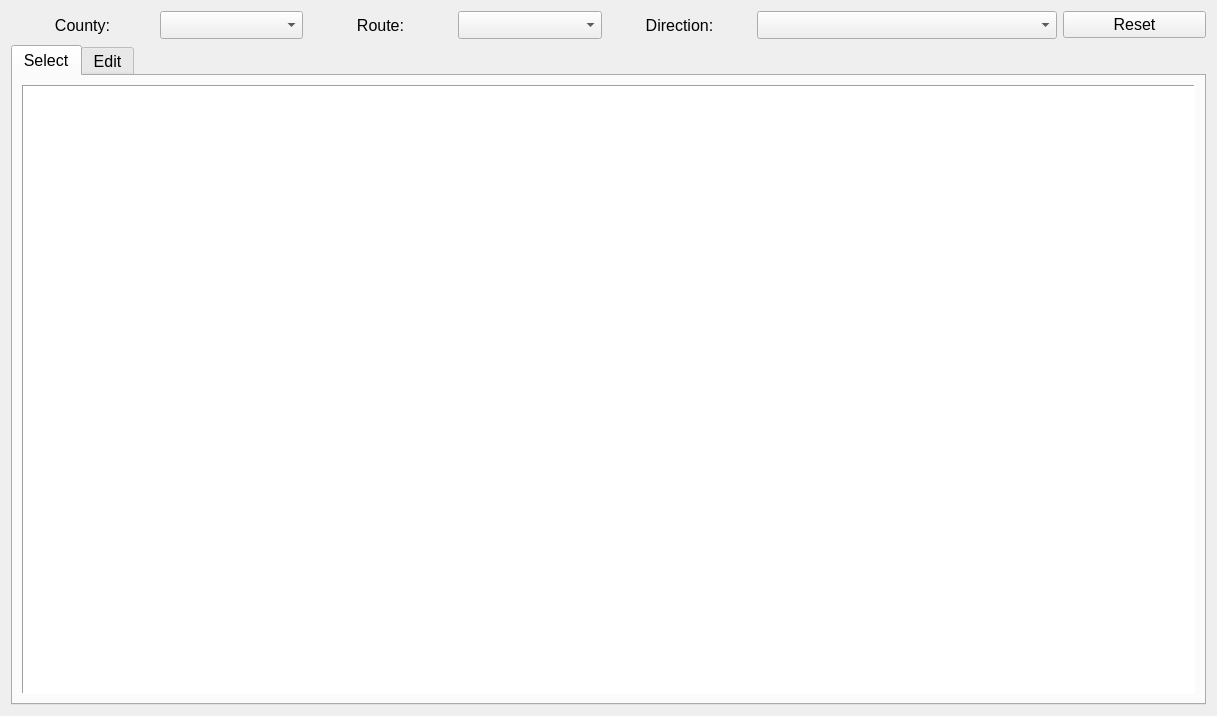
<?xml version="1.0" encoding="UTF-8"?>
<ui version="4.0">
 <class>VCRH_Edit_Form</class>
 <widget class="QWidget" name="VCRH_Edit_Form">
  <property name="geometry">
   <rect>
    <x>0</x>
    <y>0</y>
    <width>1217</width>
    <height>716</height>
   </rect>
  </property>
  <property name="sizePolicy">
   <sizepolicy hsizetype="Expanding" vsizetype="Preferred">
    <horstretch>0</horstretch>
    <verstretch>0</verstretch>
   </sizepolicy>
  </property>
  <property name="minimumSize">
   <size>
    <width>0</width>
    <height>0</height>
   </size>
  </property>
  <property name="windowTitle">
   <string>VCRH Edit</string>
  </property>
  <property name="toolTip">
   <string>Clear Data</string>
  </property>
  <property name="filename" stdset="0">
   <string>VCRH_Edit</string>
  </property>
  <property name="formname" stdset="0">
   <string>VCRH_Edit</string>
  </property>
  <layout class="QVBoxLayout" name="verticalLayout_2" stretch="1,20">
   <item>
    <layout class="QHBoxLayout" name="horizontalLayout" stretch="0,0,0,0,0,0,0">
     <item>
      <widget class="QLabel" name="labelCounty">
       <property name="font">
        <font>
         <pointsize>12</pointsize>
        </font>
       </property>
       <property name="text">
        <string>County:</string>
       </property>
       <property name="alignment">
        <set>Qt::AlignCenter</set>
       </property>
      </widget>
     </item>
     <item>
      <widget class="QComboBox" name="comboBoxCounty">
       <property name="minimumSize">
        <size>
         <width>100</width>
         <height>28</height>
        </size>
       </property>
       <property name="font">
        <font>
         <pointsize>12</pointsize>
        </font>
       </property>
       <property name="toolTip">
        <string>&lt;html&gt;&lt;head/&gt;&lt;body&gt;&lt;p&gt;Please Select County&lt;/p&gt;&lt;/body&gt;&lt;/html&gt;</string>
       </property>
       <property name="statusTip">
        <string>Select County</string>
       </property>
      </widget>
     </item>
     <item>
      <widget class="QLabel" name="labelRoute">
       <property name="font">
        <font>
         <pointsize>12</pointsize>
        </font>
       </property>
       <property name="text">
        <string>Route:</string>
       </property>
       <property name="alignment">
        <set>Qt::AlignCenter</set>
       </property>
      </widget>
     </item>
     <item>
      <widget class="QComboBox" name="comboBoxRoute">
       <property name="minimumSize">
        <size>
         <width>100</width>
         <height>28</height>
        </size>
       </property>
       <property name="font">
        <font>
         <pointsize>12</pointsize>
        </font>
       </property>
       <property name="toolTip">
        <string>&lt;html&gt;&lt;head/&gt;&lt;body&gt;&lt;p&gt;Please Select Route&lt;/p&gt;&lt;/body&gt;&lt;/html&gt;</string>
       </property>
       <property name="statusTip">
        <string>Select Route</string>
       </property>
      </widget>
     </item>
     <item>
      <widget class="QLabel" name="labelDirection">
       <property name="font">
        <font>
         <pointsize>12</pointsize>
        </font>
       </property>
       <property name="text">
        <string>Direction:</string>
       </property>
       <property name="alignment">
        <set>Qt::AlignCenter</set>
       </property>
      </widget>
     </item>
     <item>
      <widget class="QComboBox" name="comboBoxDirection">
       <property name="minimumSize">
        <size>
         <width>300</width>
         <height>28</height>
        </size>
       </property>
       <property name="font">
        <font>
         <pointsize>12</pointsize>
        </font>
       </property>
       <property name="toolTip">
        <string>Please Select Direction</string>
       </property>
       <property name="statusTip">
        <string>Select Direction</string>
       </property>
      </widget>
     </item>
     <item>
      <widget class="QPushButton" name="pushButtonReset">
       <property name="font">
        <font>
         <pointsize>12</pointsize>
        </font>
       </property>
       <property name="text">
        <string>Reset</string>
       </property>
      </widget>
     </item>
    </layout>
   </item>
   <item>
    <widget class="QTabWidget" name="tabWidget">
     <property name="font">
      <font>
       <pointsize>12</pointsize>
      </font>
     </property>
     <property name="currentIndex">
      <number>0</number>
     </property>
     <widget class="QWidget" name="tabSelect">
      <property name="font">
       <font>
        <pointsize>12</pointsize>
       </font>
      </property>
      <attribute name="title">
       <string>Select</string>
      </attribute>
      <layout class="QVBoxLayout" name="verticalLayout">
       <item>
        <widget class="QTableWidget" name="tableWidgetVCRH">
         <property name="font">
          <font>
           <pointsize>12</pointsize>
          </font>
         </property>
         <property name="autoFillBackground">
          <bool>true</bool>
         </property>
         <property name="styleSheet">
          <string notr="true">QHeaderView::section {background-color: rgb(211,211,211); color: rgb(0, 0, 0);}
QHeaderView::section:horizontal{   border-top: 1px solid #fffff8;}</string>
         </property>
         <property name="frameShape">
          <enum>QFrame::Panel</enum>
         </property>
         <property name="lineWidth">
          <number>1</number>
         </property>
         <property name="midLineWidth">
          <number>1</number>
         </property>
         <property name="selectionBehavior">
          <enum>QAbstractItemView::SelectItems</enum>
         </property>
        </widget>
       </item>
      </layout>
     </widget>
     <widget class="QWidget" name="tabEdit">
      <attribute name="title">
       <string>Edit</string>
      </attribute>
      <layout class="QVBoxLayout" name="verticalLayout_5">
       <item>
        <layout class="QVBoxLayout" name="verticalLayout_4" stretch="1,1,1,1,1,1,1,2">
         <item>
          <layout class="QVBoxLayout" name="verticalLayout_3">
           <item>
            <layout class="QHBoxLayout" name="horizontalLayout_3" stretch="1,2,1,2,1,3,1,3">
             <item>
              <widget class="QLabel" name="label_3">
               <property name="maximumSize">
                <size>
                 <width>16777215</width>
                 <height>35</height>
                </size>
               </property>
               <property name="text">
                <string>From:</string>
               </property>
               <property name="alignment">
                <set>Qt::AlignCenter</set>
               </property>
              </widget>
             </item>
             <item>
              <widget class="QTextEdit" name="textEditFrom">
               <property name="maximumSize">
                <size>
                 <width>100</width>
                 <height>35</height>
                </size>
               </property>
               <property name="readOnly">
                <bool>true</bool>
               </property>
               <property name="html">
                <string>&lt;!DOCTYPE HTML PUBLIC &quot;-//W3C//DTD HTML 4.0//EN&quot; &quot;http://www.w3.org/TR/REC-html40/strict.dtd&quot;&gt;
&lt;html&gt;&lt;head&gt;&lt;meta name=&quot;qrichtext&quot; content=&quot;1&quot; /&gt;&lt;meta charset=&quot;utf-8&quot; /&gt;&lt;style type=&quot;text/css&quot;&gt;
p, li { white-space: pre-wrap; }
&lt;/style&gt;&lt;/head&gt;&lt;body style=&quot; font-family:'Segoe UI'; font-size:12pt; font-weight:400; font-style:normal;&quot;&gt;
&lt;p align=&quot;right&quot; style=&quot;-qt-paragraph-type:empty; margin-top:0px; margin-bottom:0px; margin-left:0px; margin-right:0px; -qt-block-indent:0; text-indent:0px;&quot;&gt;&lt;br /&gt;&lt;/p&gt;&lt;/body&gt;&lt;/html&gt;</string>
               </property>
              </widget>
             </item>
             <item>
              <widget class="QLabel" name="label_4">
               <property name="maximumSize">
                <size>
                 <width>16777215</width>
                 <height>35</height>
                </size>
               </property>
               <property name="text">
                <string>To:</string>
               </property>
               <property name="alignment">
                <set>Qt::AlignCenter</set>
               </property>
              </widget>
             </item>
             <item>
              <widget class="QTextEdit" name="textEditTo">
               <property name="maximumSize">
                <size>
                 <width>100</width>
                 <height>35</height>
                </size>
               </property>
               <property name="readOnly">
                <bool>true</bool>
               </property>
               <property name="html">
                <string>&lt;!DOCTYPE HTML PUBLIC &quot;-//W3C//DTD HTML 4.0//EN&quot; &quot;http://www.w3.org/TR/REC-html40/strict.dtd&quot;&gt;
&lt;html&gt;&lt;head&gt;&lt;meta name=&quot;qrichtext&quot; content=&quot;1&quot; /&gt;&lt;meta charset=&quot;utf-8&quot; /&gt;&lt;style type=&quot;text/css&quot;&gt;
p, li { white-space: pre-wrap; }
&lt;/style&gt;&lt;/head&gt;&lt;body style=&quot; font-family:'Segoe UI'; font-size:12pt; font-weight:400; font-style:normal;&quot;&gt;
&lt;p align=&quot;right&quot; style=&quot;-qt-paragraph-type:empty; margin-top:0px; margin-bottom:0px; margin-left:0px; margin-right:0px; -qt-block-indent:0; text-indent:0px;&quot;&gt;&lt;br /&gt;&lt;/p&gt;&lt;/body&gt;&lt;/html&gt;</string>
               </property>
              </widget>
             </item>
             <item>
              <widget class="QLabel" name="label">
               <property name="maximumSize">
                <size>
                 <width>16777215</width>
                 <height>35</height>
                </size>
               </property>
               <property name="text">
                <string>ID:</string>
               </property>
               <property name="alignment">
                <set>Qt::AlignCenter</set>
               </property>
              </widget>
             </item>
             <item>
              <widget class="QTextEdit" name="textEditid">
               <property name="maximumSize">
                <size>
                 <width>500</width>
                 <height>35</height>
                </size>
               </property>
               <property name="midLineWidth">
                <number>1</number>
               </property>
               <property name="readOnly">
                <bool>true</bool>
               </property>
               <property name="html">
                <string>&lt;!DOCTYPE HTML PUBLIC &quot;-//W3C//DTD HTML 4.0//EN&quot; &quot;http://www.w3.org/TR/REC-html40/strict.dtd&quot;&gt;
&lt;html&gt;&lt;head&gt;&lt;meta name=&quot;qrichtext&quot; content=&quot;1&quot; /&gt;&lt;meta charset=&quot;utf-8&quot; /&gt;&lt;style type=&quot;text/css&quot;&gt;
p, li { white-space: pre-wrap; }
&lt;/style&gt;&lt;/head&gt;&lt;body style=&quot; font-family:'Segoe UI'; font-size:12pt; font-weight:400; font-style:normal;&quot;&gt;
&lt;p align=&quot;right&quot; style=&quot;-qt-paragraph-type:empty; margin-top:0px; margin-bottom:0px; margin-left:0px; margin-right:0px; -qt-block-indent:0; text-indent:0px;&quot;&gt;&lt;br /&gt;&lt;/p&gt;&lt;/body&gt;&lt;/html&gt;</string>
               </property>
               <property name="acceptRichText">
                <bool>false</bool>
               </property>
              </widget>
             </item>
             <item>
              <widget class="QLabel" name="label_2">
               <property name="maximumSize">
                <size>
                 <width>16777215</width>
                 <height>35</height>
                </size>
               </property>
               <property name="text">
                <string>Name:</string>
               </property>
               <property name="alignment">
                <set>Qt::AlignCenter</set>
               </property>
              </widget>
             </item>
             <item>
              <widget class="QTextEdit" name="textEditName">
               <property name="maximumSize">
                <size>
                 <width>200</width>
                 <height>35</height>
                </size>
               </property>
               <property name="readOnly">
                <bool>true</bool>
               </property>
               <property name="html">
                <string>&lt;!DOCTYPE HTML PUBLIC &quot;-//W3C//DTD HTML 4.0//EN&quot; &quot;http://www.w3.org/TR/REC-html40/strict.dtd&quot;&gt;
&lt;html&gt;&lt;head&gt;&lt;meta name=&quot;qrichtext&quot; content=&quot;1&quot; /&gt;&lt;meta charset=&quot;utf-8&quot; /&gt;&lt;style type=&quot;text/css&quot;&gt;
p, li { white-space: pre-wrap; }
&lt;/style&gt;&lt;/head&gt;&lt;body style=&quot; font-family:'Segoe UI'; font-size:12pt; font-weight:400; font-style:normal;&quot;&gt;
&lt;p align=&quot;right&quot; style=&quot;-qt-paragraph-type:empty; margin-top:0px; margin-bottom:0px; margin-left:0px; margin-right:0px; -qt-block-indent:0; text-indent:0px;&quot;&gt;&lt;br /&gt;&lt;/p&gt;&lt;/body&gt;&lt;/html&gt;</string>
               </property>
              </widget>
             </item>
            </layout>
           </item>
           <item>
            <layout class="QHBoxLayout" name="horizontalLayout_4" stretch="1,2,1,1,1,1,1,1">
             <item>
              <widget class="QLabel" name="label_5">
               <property name="maximumSize">
                <size>
                 <width>16777215</width>
                 <height>35</height>
                </size>
               </property>
               <property name="text">
                <string>pvmt_analysis_section_id:</string>
               </property>
               <property name="alignment">
                <set>Qt::AlignCenter</set>
               </property>
              </widget>
             </item>
             <item>
              <widget class="QTextEdit" name="textEditpasid">
               <property name="maximumSize">
                <size>
                 <width>150</width>
                 <height>35</height>
                </size>
               </property>
               <property name="html">
                <string>&lt;!DOCTYPE HTML PUBLIC &quot;-//W3C//DTD HTML 4.0//EN&quot; &quot;http://www.w3.org/TR/REC-html40/strict.dtd&quot;&gt;
&lt;html&gt;&lt;head&gt;&lt;meta name=&quot;qrichtext&quot; content=&quot;1&quot; /&gt;&lt;meta charset=&quot;utf-8&quot; /&gt;&lt;style type=&quot;text/css&quot;&gt;
p, li { white-space: pre-wrap; }
&lt;/style&gt;&lt;/head&gt;&lt;body style=&quot; font-family:'Segoe UI'; font-size:12pt; font-weight:400; font-style:normal;&quot;&gt;
&lt;p align=&quot;right&quot; style=&quot;-qt-paragraph-type:empty; margin-top:0px; margin-bottom:0px; margin-left:0px; margin-right:0px; -qt-block-indent:0; text-indent:0px;&quot;&gt;&lt;br /&gt;&lt;/p&gt;&lt;/body&gt;&lt;/html&gt;</string>
               </property>
              </widget>
             </item>
             <item>
              <widget class="QLabel" name="label_6">
               <property name="maximumSize">
                <size>
                 <width>16777215</width>
                 <height>35</height>
                </size>
               </property>
               <property name="text">
                <string>proj_nmbr:</string>
               </property>
               <property name="alignment">
                <set>Qt::AlignCenter</set>
               </property>
              </widget>
             </item>
             <item>
              <widget class="QTextEdit" name="textEditproj_nmbr">
               <property name="maximumSize">
                <size>
                 <width>150</width>
                 <height>35</height>
                </size>
               </property>
               <property name="html">
                <string>&lt;!DOCTYPE HTML PUBLIC &quot;-//W3C//DTD HTML 4.0//EN&quot; &quot;http://www.w3.org/TR/REC-html40/strict.dtd&quot;&gt;
&lt;html&gt;&lt;head&gt;&lt;meta name=&quot;qrichtext&quot; content=&quot;1&quot; /&gt;&lt;meta charset=&quot;utf-8&quot; /&gt;&lt;style type=&quot;text/css&quot;&gt;
p, li { white-space: pre-wrap; }
&lt;/style&gt;&lt;/head&gt;&lt;body style=&quot; font-family:'Segoe UI'; font-size:12pt; font-weight:400; font-style:normal;&quot;&gt;
&lt;p align=&quot;right&quot; style=&quot;-qt-paragraph-type:empty; margin-top:0px; margin-bottom:0px; margin-left:0px; margin-right:0px; -qt-block-indent:0; text-indent:0px;&quot;&gt;&lt;br /&gt;&lt;/p&gt;&lt;/body&gt;&lt;/html&gt;</string>
               </property>
              </widget>
             </item>
             <item>
              <widget class="QLabel" name="label_7">
               <property name="maximumSize">
                <size>
                 <width>16777215</width>
                 <height>35</height>
                </size>
               </property>
               <property name="text">
                <string>proj_detail_nmbr:</string>
               </property>
               <property name="alignment">
                <set>Qt::AlignCenter</set>
               </property>
              </widget>
             </item>
             <item>
              <widget class="QTextEdit" name="textEditproj_detail_nmbr">
               <property name="maximumSize">
                <size>
                 <width>16777215</width>
                 <height>35</height>
                </size>
               </property>
               <property name="html">
                <string>&lt;!DOCTYPE HTML PUBLIC &quot;-//W3C//DTD HTML 4.0//EN&quot; &quot;http://www.w3.org/TR/REC-html40/strict.dtd&quot;&gt;
&lt;html&gt;&lt;head&gt;&lt;meta name=&quot;qrichtext&quot; content=&quot;1&quot; /&gt;&lt;meta charset=&quot;utf-8&quot; /&gt;&lt;style type=&quot;text/css&quot;&gt;
p, li { white-space: pre-wrap; }
&lt;/style&gt;&lt;/head&gt;&lt;body style=&quot; font-family:'Segoe UI'; font-size:12pt; font-weight:400; font-style:normal;&quot;&gt;
&lt;p align=&quot;right&quot; style=&quot;-qt-paragraph-type:empty; margin-top:0px; margin-bottom:0px; margin-left:0px; margin-right:0px; -qt-block-indent:0; text-indent:0px;&quot;&gt;&lt;br /&gt;&lt;/p&gt;&lt;/body&gt;&lt;/html&gt;</string>
               </property>
              </widget>
             </item>
             <item>
              <widget class="QLabel" name="label_10">
               <property name="maximumSize">
                <size>
                 <width>16777215</width>
                 <height>35</height>
                </size>
               </property>
               <property name="text">
                <string>actl_end_date:</string>
               </property>
               <property name="alignment">
                <set>Qt::AlignCenter</set>
               </property>
              </widget>
             </item>
             <item>
              <widget class="QDateEdit" name="dateEditactl_end_date">
               <property name="maximumSize">
                <size>
                 <width>16777215</width>
                 <height>35</height>
                </size>
               </property>
              </widget>
             </item>
            </layout>
           </item>
          </layout>
         </item>
         <item>
          <layout class="QHBoxLayout" name="horizontalLayout_5">
           <item>
            <widget class="QLabel" name="label_8">
             <property name="maximumSize">
              <size>
               <width>16777215</width>
               <height>35</height>
              </size>
             </property>
             <property name="text">
              <string>soil_type_code:</string>
             </property>
             <property name="alignment">
              <set>Qt::AlignCenter</set>
             </property>
            </widget>
           </item>
           <item>
            <widget class="QTextEdit" name="textEditsoil_type_code">
             <property name="maximumSize">
              <size>
               <width>70</width>
               <height>35</height>
              </size>
             </property>
             <property name="html">
              <string>&lt;!DOCTYPE HTML PUBLIC &quot;-//W3C//DTD HTML 4.0//EN&quot; &quot;http://www.w3.org/TR/REC-html40/strict.dtd&quot;&gt;
&lt;html&gt;&lt;head&gt;&lt;meta name=&quot;qrichtext&quot; content=&quot;1&quot; /&gt;&lt;meta charset=&quot;utf-8&quot; /&gt;&lt;style type=&quot;text/css&quot;&gt;
p, li { white-space: pre-wrap; }
&lt;/style&gt;&lt;/head&gt;&lt;body style=&quot; font-family:'Segoe UI'; font-size:12pt; font-weight:400; font-style:normal;&quot;&gt;
&lt;p align=&quot;center&quot; style=&quot;-qt-paragraph-type:empty; margin-top:0px; margin-bottom:0px; margin-left:0px; margin-right:0px; -qt-block-indent:0; text-indent:0px;&quot;&gt;&lt;br /&gt;&lt;/p&gt;&lt;/body&gt;&lt;/html&gt;</string>
             </property>
            </widget>
           </item>
           <item>
            <spacer name="horizontalSpacer_4">
             <property name="orientation">
              <enum>Qt::Horizontal</enum>
             </property>
             <property name="sizeType">
              <enum>QSizePolicy::Fixed</enum>
             </property>
             <property name="sizeHint" stdset="0">
              <size>
               <width>50</width>
               <height>20</height>
              </size>
             </property>
            </spacer>
           </item>
           <item>
            <widget class="QLabel" name="label_9">
             <property name="maximumSize">
              <size>
               <width>16777215</width>
               <height>35</height>
              </size>
             </property>
             <property name="text">
              <string>&lt;html&gt;&lt;head/&gt;&lt;body&gt;&lt;p&gt;soil_type_desc:&lt;/p&gt;&lt;/body&gt;&lt;/html&gt;</string>
             </property>
             <property name="alignment">
              <set>Qt::AlignCenter</set>
             </property>
            </widget>
           </item>
           <item>
            <widget class="QTextEdit" name="textEditsoil_type_desc">
             <property name="maximumSize">
              <size>
               <width>350</width>
               <height>35</height>
              </size>
             </property>
             <property name="html">
              <string>&lt;!DOCTYPE HTML PUBLIC &quot;-//W3C//DTD HTML 4.0//EN&quot; &quot;http://www.w3.org/TR/REC-html40/strict.dtd&quot;&gt;
&lt;html&gt;&lt;head&gt;&lt;meta name=&quot;qrichtext&quot; content=&quot;1&quot; /&gt;&lt;meta charset=&quot;utf-8&quot; /&gt;&lt;style type=&quot;text/css&quot;&gt;
p, li { white-space: pre-wrap; }
&lt;/style&gt;&lt;/head&gt;&lt;body style=&quot; font-family:'Segoe UI'; font-size:12pt; font-weight:400; font-style:normal;&quot;&gt;
&lt;p align=&quot;center&quot; style=&quot;-qt-paragraph-type:empty; margin-top:0px; margin-bottom:0px; margin-left:0px; margin-right:0px; -qt-block-indent:0; text-indent:0px;&quot;&gt;&lt;br /&gt;&lt;/p&gt;&lt;/body&gt;&lt;/html&gt;</string>
             </property>
            </widget>
           </item>
           <item>
            <spacer name="horizontalSpacer_6">
             <property name="orientation">
              <enum>Qt::Horizontal</enum>
             </property>
             <property name="sizeType">
              <enum>QSizePolicy::Fixed</enum>
             </property>
             <property name="sizeHint" stdset="0">
              <size>
               <width>255</width>
               <height>20</height>
              </size>
             </property>
            </spacer>
           </item>
          </layout>
         </item>
         <item>
          <layout class="QHBoxLayout" name="horizontalLayout_6">
           <item>
            <widget class="QLabel" name="label_15">
             <property name="maximumSize">
              <size>
               <width>16777215</width>
               <height>35</height>
              </size>
             </property>
             <property name="text">
              <string>rehab_affctd_srfc_pct:</string>
             </property>
             <property name="alignment">
              <set>Qt::AlignCenter</set>
             </property>
            </widget>
           </item>
           <item>
            <widget class="QTextEdit" name="textEditrehab_affctd_srfc_pct">
             <property name="maximumSize">
              <size>
               <width>70</width>
               <height>35</height>
              </size>
             </property>
             <property name="html">
              <string>&lt;!DOCTYPE HTML PUBLIC &quot;-//W3C//DTD HTML 4.0//EN&quot; &quot;http://www.w3.org/TR/REC-html40/strict.dtd&quot;&gt;
&lt;html&gt;&lt;head&gt;&lt;meta name=&quot;qrichtext&quot; content=&quot;1&quot; /&gt;&lt;meta charset=&quot;utf-8&quot; /&gt;&lt;style type=&quot;text/css&quot;&gt;
p, li { white-space: pre-wrap; }
&lt;/style&gt;&lt;/head&gt;&lt;body style=&quot; font-family:'Segoe UI'; font-size:12pt; font-weight:400; font-style:normal;&quot;&gt;
&lt;p align=&quot;center&quot; style=&quot;-qt-paragraph-type:empty; margin-top:0px; margin-bottom:0px; margin-left:0px; margin-right:0px; -qt-block-indent:0; text-indent:0px;&quot;&gt;&lt;br /&gt;&lt;/p&gt;&lt;/body&gt;&lt;/html&gt;</string>
             </property>
            </widget>
           </item>
           <item>
            <widget class="QLabel" name="label_16">
             <property name="maximumSize">
              <size>
               <width>16777215</width>
               <height>35</height>
              </size>
             </property>
             <property name="text">
              <string>structure_removed_ind:</string>
             </property>
             <property name="alignment">
              <set>Qt::AlignCenter</set>
             </property>
            </widget>
           </item>
           <item>
            <widget class="QComboBox" name="comboBoxstructure_removed_ind">
             <property name="maximumSize">
              <size>
               <width>70</width>
               <height>35</height>
              </size>
             </property>
             <item>
              <property name="text">
               <string>N</string>
              </property>
             </item>
             <item>
              <property name="text">
               <string>Y</string>
              </property>
             </item>
            </widget>
           </item>
           <item>
            <spacer name="horizontalSpacer_2">
             <property name="orientation">
              <enum>Qt::Horizontal</enum>
             </property>
             <property name="sizeType">
              <enum>QSizePolicy::Fixed</enum>
             </property>
             <property name="sizeHint" stdset="0">
              <size>
               <width>255</width>
               <height>20</height>
              </size>
             </property>
            </spacer>
           </item>
          </layout>
         </item>
         <item>
          <layout class="QHBoxLayout" name="horizontalLayout_7">
           <item>
            <widget class="QLabel" name="label_17">
             <property name="maximumSize">
              <size>
               <width>16777215</width>
               <height>35</height>
              </size>
             </property>
             <property name="text">
              <string>rehab_thickness:</string>
             </property>
             <property name="alignment">
              <set>Qt::AlignCenter</set>
             </property>
            </widget>
           </item>
           <item>
            <widget class="QTextEdit" name="textEditrehab_thickness">
             <property name="maximumSize">
              <size>
               <width>70</width>
               <height>35</height>
              </size>
             </property>
             <property name="html">
              <string>&lt;!DOCTYPE HTML PUBLIC &quot;-//W3C//DTD HTML 4.0//EN&quot; &quot;http://www.w3.org/TR/REC-html40/strict.dtd&quot;&gt;
&lt;html&gt;&lt;head&gt;&lt;meta name=&quot;qrichtext&quot; content=&quot;1&quot; /&gt;&lt;meta charset=&quot;utf-8&quot; /&gt;&lt;style type=&quot;text/css&quot;&gt;
p, li { white-space: pre-wrap; }
&lt;/style&gt;&lt;/head&gt;&lt;body style=&quot; font-family:'Segoe UI'; font-size:12pt; font-weight:400; font-style:normal;&quot;&gt;
&lt;p align=&quot;center&quot; style=&quot;-qt-paragraph-type:empty; margin-top:0px; margin-bottom:0px; margin-left:0px; margin-right:0px; -qt-block-indent:0; text-indent:0px;&quot;&gt;&lt;br /&gt;&lt;/p&gt;&lt;/body&gt;&lt;/html&gt;</string>
             </property>
            </widget>
           </item>
           <item>
            <widget class="QLabel" name="label_18">
             <property name="maximumSize">
              <size>
               <width>16777215</width>
               <height>35</height>
              </size>
             </property>
             <property name="text">
              <string>rehab_type_code:</string>
             </property>
             <property name="alignment">
              <set>Qt::AlignCenter</set>
             </property>
            </widget>
           </item>
           <item>
            <widget class="QTextEdit" name="textEditrehab_type_code">
             <property name="maximumSize">
              <size>
               <width>70</width>
               <height>35</height>
              </size>
             </property>
             <property name="html">
              <string>&lt;!DOCTYPE HTML PUBLIC &quot;-//W3C//DTD HTML 4.0//EN&quot; &quot;http://www.w3.org/TR/REC-html40/strict.dtd&quot;&gt;
&lt;html&gt;&lt;head&gt;&lt;meta name=&quot;qrichtext&quot; content=&quot;1&quot; /&gt;&lt;meta charset=&quot;utf-8&quot; /&gt;&lt;style type=&quot;text/css&quot;&gt;
p, li { white-space: pre-wrap; }
&lt;/style&gt;&lt;/head&gt;&lt;body style=&quot; font-family:'Segoe UI'; font-size:12pt; font-weight:400; font-style:normal;&quot;&gt;
&lt;p align=&quot;center&quot; style=&quot;-qt-paragraph-type:empty; margin-top:0px; margin-bottom:0px; margin-left:0px; margin-right:0px; -qt-block-indent:0; text-indent:0px;&quot;&gt;&lt;br /&gt;&lt;/p&gt;&lt;/body&gt;&lt;/html&gt;</string>
             </property>
            </widget>
           </item>
           <item>
            <widget class="QLabel" name="label_19">
             <property name="maximumSize">
              <size>
               <width>16777215</width>
               <height>35</height>
              </size>
             </property>
             <property name="text">
              <string>rehab_type_desc:</string>
             </property>
             <property name="alignment">
              <set>Qt::AlignCenter</set>
             </property>
            </widget>
           </item>
           <item>
            <widget class="QTextEdit" name="textEditrehab_type_desc">
             <property name="maximumSize">
              <size>
               <width>255</width>
               <height>35</height>
              </size>
             </property>
             <property name="html">
              <string>&lt;!DOCTYPE HTML PUBLIC &quot;-//W3C//DTD HTML 4.0//EN&quot; &quot;http://www.w3.org/TR/REC-html40/strict.dtd&quot;&gt;
&lt;html&gt;&lt;head&gt;&lt;meta name=&quot;qrichtext&quot; content=&quot;1&quot; /&gt;&lt;meta charset=&quot;utf-8&quot; /&gt;&lt;style type=&quot;text/css&quot;&gt;
p, li { white-space: pre-wrap; }
&lt;/style&gt;&lt;/head&gt;&lt;body style=&quot; font-family:'Segoe UI'; font-size:12pt; font-weight:400; font-style:normal;&quot;&gt;
&lt;p style=&quot;-qt-paragraph-type:empty; margin-top:0px; margin-bottom:0px; margin-left:0px; margin-right:0px; -qt-block-indent:0; text-indent:0px;&quot;&gt;&lt;br /&gt;&lt;/p&gt;&lt;/body&gt;&lt;/html&gt;</string>
             </property>
            </widget>
           </item>
           <item>
            <spacer name="horizontalSpacer_5">
             <property name="orientation">
              <enum>Qt::Horizontal</enum>
             </property>
             <property name="sizeType">
              <enum>QSizePolicy::Fixed</enum>
             </property>
             <property name="sizeHint" stdset="0">
              <size>
               <width>70</width>
               <height>20</height>
              </size>
             </property>
            </spacer>
           </item>
          </layout>
         </item>
         <item>
          <layout class="QHBoxLayout" name="horizontalLayout_8">
           <item>
            <widget class="QLabel" name="label_20">
             <property name="maximumSize">
              <size>
               <width>16777215</width>
               <height>35</height>
              </size>
             </property>
             <property name="text">
              <string>resurfacing_type_code:</string>
             </property>
            </widget>
           </item>
           <item>
            <widget class="QTextEdit" name="textEditresurfacing_type_code">
             <property name="maximumSize">
              <size>
               <width>100</width>
               <height>35</height>
              </size>
             </property>
             <property name="html">
              <string>&lt;!DOCTYPE HTML PUBLIC &quot;-//W3C//DTD HTML 4.0//EN&quot; &quot;http://www.w3.org/TR/REC-html40/strict.dtd&quot;&gt;
&lt;html&gt;&lt;head&gt;&lt;meta name=&quot;qrichtext&quot; content=&quot;1&quot; /&gt;&lt;meta charset=&quot;utf-8&quot; /&gt;&lt;style type=&quot;text/css&quot;&gt;
p, li { white-space: pre-wrap; }
&lt;/style&gt;&lt;/head&gt;&lt;body style=&quot; font-family:'Segoe UI'; font-size:12pt; font-weight:400; font-style:normal;&quot;&gt;
&lt;p align=&quot;center&quot; style=&quot;-qt-paragraph-type:empty; margin-top:0px; margin-bottom:0px; margin-left:0px; margin-right:0px; -qt-block-indent:0; text-indent:0px;&quot;&gt;&lt;br /&gt;&lt;/p&gt;&lt;/body&gt;&lt;/html&gt;</string>
             </property>
            </widget>
           </item>
           <item>
            <widget class="QLabel" name="label_21">
             <property name="maximumSize">
              <size>
               <width>16777215</width>
               <height>35</height>
              </size>
             </property>
             <property name="text">
              <string>resurfacing_type_desc:</string>
             </property>
            </widget>
           </item>
           <item>
            <widget class="QTextEdit" name="textEditresurfacing_type_desc">
             <property name="maximumSize">
              <size>
               <width>16777215</width>
               <height>35</height>
              </size>
             </property>
            </widget>
           </item>
           <item>
            <spacer name="horizontalSpacer_7">
             <property name="orientation">
              <enum>Qt::Horizontal</enum>
             </property>
             <property name="sizeType">
              <enum>QSizePolicy::Fixed</enum>
             </property>
             <property name="sizeHint" stdset="0">
              <size>
               <width>70</width>
               <height>20</height>
              </size>
             </property>
            </spacer>
           </item>
          </layout>
         </item>
         <item>
          <layout class="QHBoxLayout" name="horizontalLayout_10">
           <item>
            <widget class="QLabel" name="label_11">
             <property name="maximumSize">
              <size>
               <width>16777215</width>
               <height>35</height>
              </size>
             </property>
             <property name="text">
              <string>edge_drain_ind:</string>
             </property>
            </widget>
           </item>
           <item>
            <widget class="QComboBox" name="comboBoxedge_drain_ind">
             <property name="maximumSize">
              <size>
               <width>16777215</width>
               <height>35</height>
              </size>
             </property>
             <item>
              <property name="text">
               <string>N</string>
              </property>
             </item>
             <item>
              <property name="text">
               <string>Y</string>
              </property>
             </item>
            </widget>
           </item>
           <item>
            <widget class="QLabel" name="label_12">
             <property name="maximumSize">
              <size>
               <width>16777215</width>
               <height>35</height>
              </size>
             </property>
             <property name="text">
              <string>milling_thickness:</string>
             </property>
            </widget>
           </item>
           <item>
            <widget class="QTextEdit" name="textEditmilling_thickness">
             <property name="maximumSize">
              <size>
               <width>16777215</width>
               <height>35</height>
              </size>
             </property>
             <property name="html">
              <string>&lt;!DOCTYPE HTML PUBLIC &quot;-//W3C//DTD HTML 4.0//EN&quot; &quot;http://www.w3.org/TR/REC-html40/strict.dtd&quot;&gt;
&lt;html&gt;&lt;head&gt;&lt;meta name=&quot;qrichtext&quot; content=&quot;1&quot; /&gt;&lt;meta charset=&quot;utf-8&quot; /&gt;&lt;style type=&quot;text/css&quot;&gt;
p, li { white-space: pre-wrap; }
&lt;/style&gt;&lt;/head&gt;&lt;body style=&quot; font-family:'Segoe UI'; font-size:12pt; font-weight:400; font-style:normal;&quot;&gt;
&lt;p align=&quot;right&quot; style=&quot;-qt-paragraph-type:empty; margin-top:0px; margin-bottom:0px; margin-left:0px; margin-right:0px; -qt-block-indent:0; text-indent:0px;&quot;&gt;&lt;br /&gt;&lt;/p&gt;&lt;/body&gt;&lt;/html&gt;</string>
             </property>
            </widget>
           </item>
           <item>
            <widget class="QLabel" name="label_13">
             <property name="maximumSize">
              <size>
               <width>16777215</width>
               <height>35</height>
              </size>
             </property>
             <property name="text">
              <string>overlay_data_entered_date:</string>
             </property>
            </widget>
           </item>
           <item>
            <widget class="QDateEdit" name="dateEditoverlay_data_entered_date">
             <property name="maximumSize">
              <size>
               <width>16777215</width>
               <height>35</height>
              </size>
             </property>
            </widget>
           </item>
           <item>
            <widget class="QLabel" name="label_14">
             <property name="maximumSize">
              <size>
               <width>16777215</width>
               <height>35</height>
              </size>
             </property>
             <property name="text">
              <string>paving_fabric_ind:</string>
             </property>
            </widget>
           </item>
           <item>
            <widget class="QComboBox" name="comboBoxpaving_fabric_ind">
             <property name="maximumSize">
              <size>
               <width>16777215</width>
               <height>35</height>
              </size>
             </property>
             <item>
              <property name="text">
               <string>N</string>
              </property>
             </item>
             <item>
              <property name="text">
               <string>Y</string>
              </property>
             </item>
            </widget>
           </item>
           <item>
            <spacer name="horizontalSpacer_3">
             <property name="orientation">
              <enum>Qt::Horizontal</enum>
             </property>
             <property name="sizeType">
              <enum>QSizePolicy::Fixed</enum>
             </property>
             <property name="sizeHint" stdset="0">
              <size>
               <width>20</width>
               <height>20</height>
              </size>
             </property>
            </spacer>
           </item>
          </layout>
         </item>
         <item>
          <layout class="QHBoxLayout" name="horizontalLayout_9">
           <item>
            <widget class="QLabel" name="label_22">
             <property name="maximumSize">
              <size>
               <width>16777215</width>
               <height>35</height>
              </size>
             </property>
             <property name="text">
              <string>total_courses_qty:</string>
             </property>
             <property name="alignment">
              <set>Qt::AlignCenter</set>
             </property>
            </widget>
           </item>
           <item>
            <widget class="QTextEdit" name="textEdittotal_courses_qty">
             <property name="maximumSize">
              <size>
               <width>70</width>
               <height>35</height>
              </size>
             </property>
             <property name="html">
              <string>&lt;!DOCTYPE HTML PUBLIC &quot;-//W3C//DTD HTML 4.0//EN&quot; &quot;http://www.w3.org/TR/REC-html40/strict.dtd&quot;&gt;
&lt;html&gt;&lt;head&gt;&lt;meta name=&quot;qrichtext&quot; content=&quot;1&quot; /&gt;&lt;meta charset=&quot;utf-8&quot; /&gt;&lt;style type=&quot;text/css&quot;&gt;
p, li { white-space: pre-wrap; }
&lt;/style&gt;&lt;/head&gt;&lt;body style=&quot; font-family:'Segoe UI'; font-size:12pt; font-weight:400; font-style:normal;&quot;&gt;
&lt;p align=&quot;right&quot; style=&quot;-qt-paragraph-type:empty; margin-top:0px; margin-bottom:0px; margin-left:0px; margin-right:0px; -qt-block-indent:0; text-indent:0px;&quot;&gt;&lt;br /&gt;&lt;/p&gt;&lt;/body&gt;&lt;/html&gt;</string>
             </property>
            </widget>
           </item>
           <item>
            <widget class="QLabel" name="label_23">
             <property name="maximumSize">
              <size>
               <width>16777215</width>
               <height>35</height>
              </size>
             </property>
             <property name="text">
              <string>total_courses_thickness:</string>
             </property>
             <property name="alignment">
              <set>Qt::AlignCenter</set>
             </property>
            </widget>
           </item>
           <item>
            <widget class="QTextEdit" name="textEdittotal_courses_thickness_qty">
             <property name="maximumSize">
              <size>
               <width>70</width>
               <height>35</height>
              </size>
             </property>
             <property name="html">
              <string>&lt;!DOCTYPE HTML PUBLIC &quot;-//W3C//DTD HTML 4.0//EN&quot; &quot;http://www.w3.org/TR/REC-html40/strict.dtd&quot;&gt;
&lt;html&gt;&lt;head&gt;&lt;meta name=&quot;qrichtext&quot; content=&quot;1&quot; /&gt;&lt;meta charset=&quot;utf-8&quot; /&gt;&lt;style type=&quot;text/css&quot;&gt;
p, li { white-space: pre-wrap; }
&lt;/style&gt;&lt;/head&gt;&lt;body style=&quot; font-family:'Segoe UI'; font-size:12pt; font-weight:400; font-style:normal;&quot;&gt;
&lt;p align=&quot;right&quot; style=&quot;-qt-paragraph-type:empty; margin-top:0px; margin-bottom:0px; margin-left:0px; margin-right:0px; -qt-block-indent:0; text-indent:0px;&quot;&gt;&lt;br /&gt;&lt;/p&gt;&lt;/body&gt;&lt;/html&gt;</string>
             </property>
            </widget>
           </item>
           <item>
            <spacer name="horizontalSpacer_8">
             <property name="orientation">
              <enum>Qt::Horizontal</enum>
             </property>
             <property name="sizeType">
              <enum>QSizePolicy::Fixed</enum>
             </property>
             <property name="sizeHint" stdset="0">
              <size>
               <width>200</width>
               <height>20</height>
              </size>
             </property>
            </spacer>
           </item>
          </layout>
         </item>
         <item>
          <layout class="QHBoxLayout" name="horizontalLayout_2">
           <item>
            <spacer name="horizontalSpacer">
             <property name="orientation">
              <enum>Qt::Horizontal</enum>
             </property>
             <property name="sizeHint" stdset="0">
              <size>
               <width>40</width>
               <height>20</height>
              </size>
             </property>
            </spacer>
           </item>
           <item>
            <widget class="QPushButton" name="pushButtonSave">
             <property name="text">
              <string>Save</string>
             </property>
            </widget>
           </item>
           <item>
            <widget class="QPushButton" name="pushButtonClear">
             <property name="text">
              <string>Clear</string>
             </property>
            </widget>
           </item>
          </layout>
         </item>
        </layout>
       </item>
      </layout>
     </widget>
    </widget>
   </item>
  </layout>
 </widget>
 <resources/>
 <connections/>
</ui>
